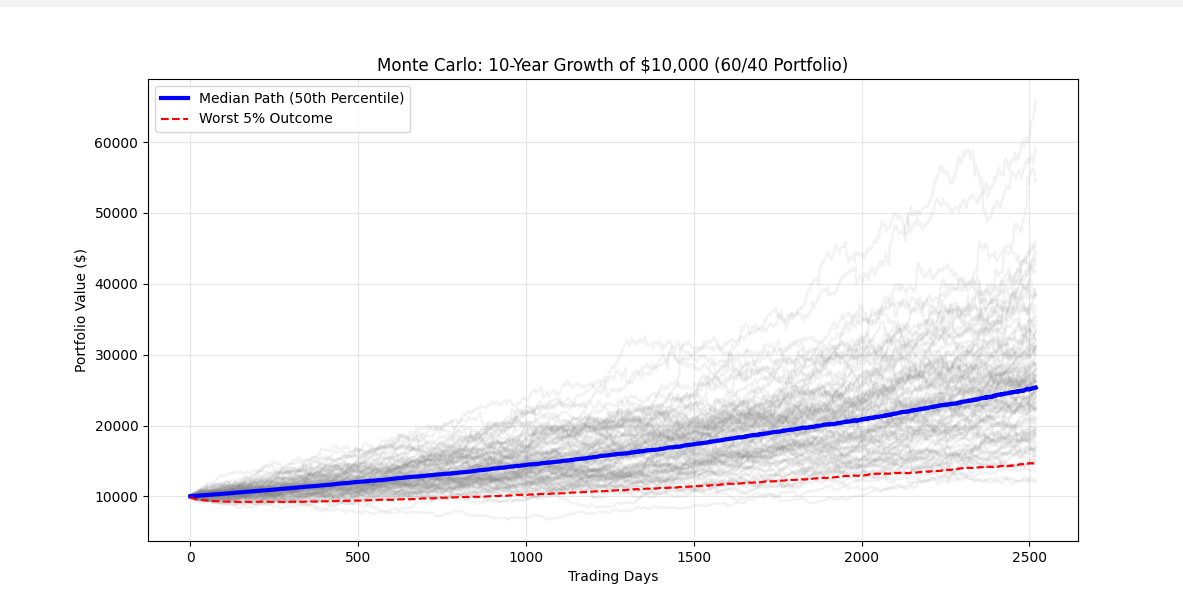

Write the Python code that produced this figure.
import numpy as np
import pandas as pd
import matplotlib.pyplot as plt
import yfinance as yf

# -----------------------------
# 1. PARAMETERS
# -----------------------------
tickers = ["SPY", "AGG"]
weights = np.array([0.6, 0.4])
start_date = "2010-01-01"
n_simulations = 5000     # Number of "alternate universes"
n_years = 10             # How far into the future
n_days = 252 * n_years   # Total trading days
initial_investment = 10000 

print(f"DOWNLOADING DATA FOR {tickers}...")

# -----------------------------
# 2. DOWNLOAD & PREP DATA
# -----------------------------
# Ensure columns are in the correct order to match weights
data = yf.download(tickers, start=start_date, auto_adjust=True)["Close"]
data = data[["SPY", "AGG"]] 
returns = data.pct_change().dropna()

# Calculate the historical 60/40 daily returns
portfolio_returns = returns @ weights

print("SIMULATING 10 YEARS OF RETURNS...")

# -----------------------------
# 3. MONTE CARLO (BOOTSTRAP METHOD)
# -----------------------------
# Instead of a random bell curve, we pull from actual historical days
simulated_paths = np.zeros((n_days, n_simulations))

for i in range(n_simulations):
    # Randomly pick 'n_days' worth of returns from history with replacement
    random_samples = np.random.choice(portfolio_returns, size=n_days, replace=True)
    # Compound them over time and apply to our initial investment
    simulated_paths[:, i] = initial_investment * (1 + random_samples).cumprod()

print("SIMULATION COMPLETE.")

# -----------------------------
# 4. PLOTTING THE EQUITY CURVES
# -----------------------------
plt.figure(figsize=(12, 6))

# Plot the first 100 paths as gray background lines
plt.plot(simulated_paths[:, :100], color="gray", alpha=0.1)

# Plot the median (middle) path - often more realistic than the mean
median_path = np.median(simulated_paths, axis=1)
plt.plot(median_path, color="blue", linewidth=3, label="Median Path (50th Percentile)")

# Plot the "Bad Case" (5th percentile)
bad_case = np.percentile(simulated_paths, 5, axis=1)
plt.plot(bad_case, color="red", linestyle="--", label="Worst 5% Outcome")

plt.title(f"Monte Carlo: 10-Year Growth of ${initial_investment:,.0f} (60/40 Portfolio)")
plt.xlabel("Trading Days")
plt.ylabel("Portfolio Value ($)")
plt.legend()
plt.grid(True, alpha=0.3)
plt.show()

# -----------------------------
# 5. RISK & TERMINAL STATS
# -----------------------------
final_values = simulated_paths[-1]
prob_loss = np.mean(final_values < initial_investment)
median_final = np.median(final_values)
top_5pct = np.percentile(final_values, 95)
worst_5pct = np.percentile(final_values, 5)

print("-" * 30)
print(f"RESULTS AFTER {n_years} YEARS")
print("-" * 30)
print(f"Median Final Value:    ${median_final:,.2f}")
print(f"Worst 5% Case:         ${worst_5pct:,.2f}")
print(f"Best 5% Case:          ${top_5pct:,.2f}")
print(f"Probability of Loss:   {prob_loss * 100:.2f}%")
print("-" * 30)

# 6. TERMINAL VALUE HISTOGRAM
plt.figure(figsize=(10, 5))
plt.hist(final_values, bins=50, color='skyblue', edgecolor='black', alpha=0.7)
plt.axvline(initial_investment, color='red', linestyle='--', label='Initial Investment')
plt.title("Distribution of Final Portfolio Values")
plt.xlabel("Final Dollar Amount")
plt.ylabel("Frequency")
plt.legend()
plt.show()
